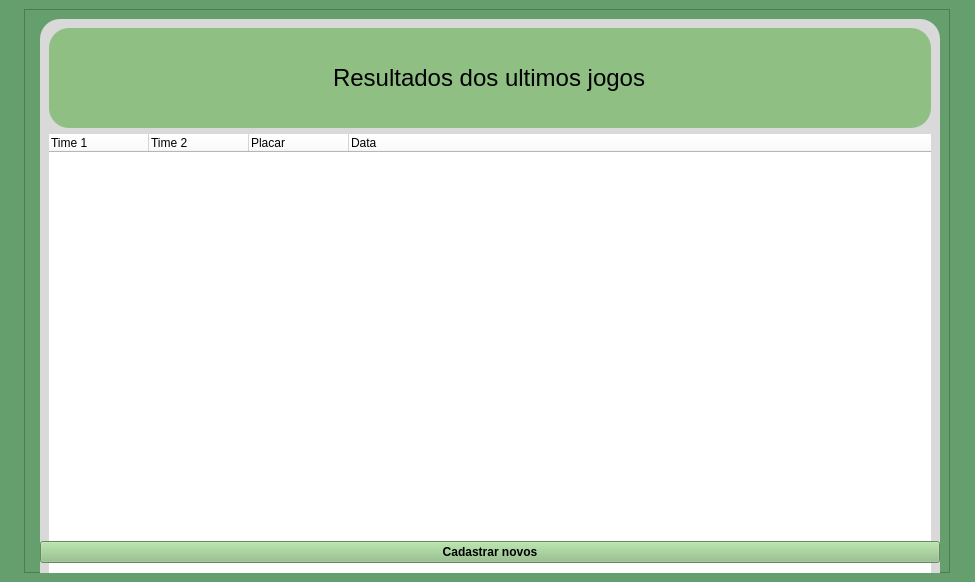
<?xml version="1.0" encoding="UTF-8"?>
<ui version="4.0">
 <class>MainWindow</class>
 <widget class="QMainWindow" name="MainWindow">
  <property name="geometry">
   <rect>
    <x>0</x>
    <y>0</y>
    <width>975</width>
    <height>582</height>
   </rect>
  </property>
  <property name="mouseTracking">
   <bool>true</bool>
  </property>
  <property name="windowTitle">
   <string>MainWindow</string>
  </property>
  <property name="styleSheet">
   <string notr="true">background-color: rgb(101, 159, 109);</string>
  </property>
  <widget class="QWidget" name="centralwidget">
   <property name="enabled">
    <bool>true</bool>
   </property>
   <layout class="QGridLayout" name="gridLayout">
    <item row="0" column="0" alignment="Qt::AlignmentFlag::AlignHCenter|Qt::AlignmentFlag::AlignVCenter">
     <widget class="QFrame" name="frame_2">
      <property name="minimumSize">
       <size>
        <width>500</width>
        <height>500</height>
       </size>
      </property>
      <property name="frameShape">
       <enum>QFrame::Shape::StyledPanel</enum>
      </property>
      <property name="frameShadow">
       <enum>QFrame::Shadow::Raised</enum>
      </property>
      <layout class="QFormLayout" name="formLayout_2">
       <item row="1" column="1">
        <widget class="QFrame" name="frame">
         <property name="minimumSize">
          <size>
           <width>900</width>
           <height>700</height>
          </size>
         </property>
         <property name="maximumSize">
          <size>
           <width>500</width>
           <height>16777215</height>
          </size>
         </property>
         <property name="styleSheet">
          <string notr="true">background-color: rgb(217, 217, 217);
border-radius:20px;</string>
         </property>
         <property name="frameShape">
          <enum>QFrame::Shape::StyledPanel</enum>
         </property>
         <property name="frameShadow">
          <enum>QFrame::Shadow::Raised</enum>
         </property>
         <layout class="QVBoxLayout" name="verticalLayout_2">
          <item>
           <widget class="QFrame" name="frame_3">
            <property name="minimumSize">
             <size>
              <width>0</width>
              <height>100</height>
             </size>
            </property>
            <property name="styleSheet">
             <string notr="true">background-color: rgb(143, 191, 131);</string>
            </property>
            <property name="frameShape">
             <enum>QFrame::Shape::StyledPanel</enum>
            </property>
            <property name="frameShadow">
             <enum>QFrame::Shadow::Raised</enum>
            </property>
            <layout class="QVBoxLayout" name="verticalLayout">
             <item alignment="Qt::AlignmentFlag::AlignHCenter|Qt::AlignmentFlag::AlignVCenter">
              <widget class="QLabel" name="txt_resultadosdosultimosjogos">
               <property name="font">
                <font>
                 <pointsize>18</pointsize>
                </font>
               </property>
               <property name="text">
                <string>Resultados dos ultimos jogos</string>
               </property>
              </widget>
             </item>
            </layout>
           </widget>
          </item>
          <item>
           <widget class="QTreeWidget" name="treeWidget">
            <property name="minimumSize">
             <size>
              <width>200</width>
              <height>100</height>
             </size>
            </property>
            <property name="styleSheet">
             <string notr="true">background-color: rgb(143, 191, 131);
background-color: rgb(255, 255, 255);</string>
            </property>
            <column>
             <property name="text">
              <string>Time 1</string>
             </property>
            </column>
            <column>
             <property name="text">
              <string>Time 2</string>
             </property>
            </column>
            <column>
             <property name="text">
              <string>Placar</string>
             </property>
            </column>
            <column>
             <property name="text">
              <string>Data</string>
             </property>
            </column>
           </widget>
          </item>
         </layout>
        </widget>
       </item>
       <item row="2" column="1">
        <widget class="QPushButton" name="botao_entrar">
         <property name="font">
          <font>
           <bold>true</bold>
          </font>
         </property>
         <property name="styleSheet">
          <string notr="true">background-color: rgb(143, 191, 131);
bolder-radius:50px;</string>
         </property>
         <property name="text">
          <string>Cadastrar novos</string>
         </property>
        </widget>
       </item>
      </layout>
     </widget>
    </item>
   </layout>
  </widget>
 </widget>
 <resources/>
 <connections/>
</ui>
